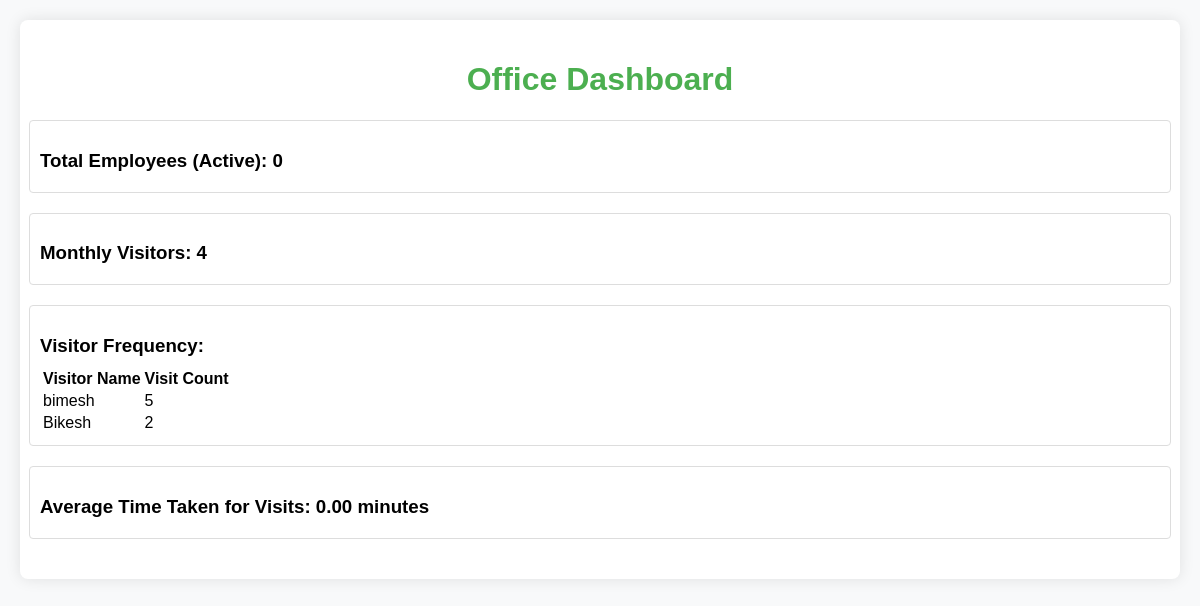
Page /dashboard/ (signed in) on the earlier database version.
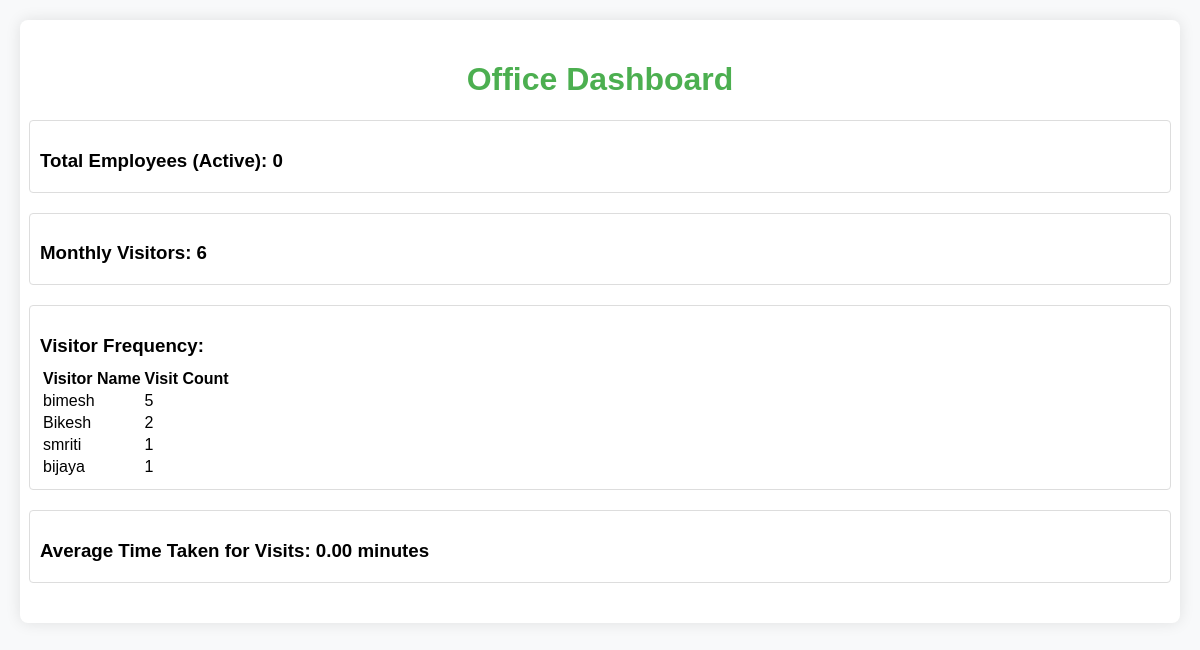
Same page on the later database version.
### visitors/models.py (models this page shows, shortened)
class Visitor(models.Model):
    name = models.CharField(max_length=100)
    email = models.EmailField()
    phone = models.CharField(max_length=15)
    date_of_visit = models.DateField()
    purpose = models.TextField(default="No purpose specified")
    contact = models.ForeignKey(
        'Contact',
        on_delete=models.CASCADE,
        default=1  # Replace 1 with an actual contact ID or create a default contact in the database
    )
    meeting_start_time = models.DateTimeField(null=True, blank=True)
    meeting_end_time = models.DateTimeField(null=True, blank=True)
    status = models.CharField(
        max_length=20,
        choices=[('Scheduled', 'Scheduled'), ('Completed', 'Completed'), ('Cancelled', 'Cancelled')],
        default='Scheduled'
    )

### visitors/views.py (the view)
# urls.py: path('dashboard/', views.dashboard, name='dashboard'),  # Dashboard URL
def dashboard(request):
    if is_admin(request.user):  # Only Admin can access the dashboard
        num_employees = Contact.objects.filter(status='Active').count()
        current_month = datetime.now().month
        monthly_visitors = Visitor.objects.filter(date_of_visit__month=current_month).count()
        visitor_frequency = Visitor.objects.values('name').annotate(visit_count=Count('name')).order_by('-visit_count')
        time_taken_for_visits = Visitor.objects.filter(meeting_start_time__isnull=False, meeting_end_time__isnull=False)
        total_time_taken = sum([(v.meeting_end_time - v.meeting_start_time).total_seconds() for v in time_taken_for_visits])
        average_time_taken = total_time_taken / len(time_taken_for_visits) if time_taken_for_visits else 0
        return render(request, "visitors/dashboard.html", {
            'num_employees': num_employees,
            'monthly_visitors': monthly_visitors,
            'visitor_frequency': visitor_frequency,
            'average_time_taken': average_time_taken / 60,  # Convert seconds to minutes
        })
    else:
        return HttpResponse("Unauthorized", status=403)  # Return a 403 for non-admin users

### visitors/models.py (called while the page is built)
    def is_admin(self):
        return self.role == 'Admin'

### visitors/views.py (called while the page is built)
def is_admin(user):
    return user.userprofile.is_admin()

### visitors/templates/visitors/dashboard.html (shortened to what this page needs)
<!DOCTYPE html>
<html lang="en">
<head>
</head>
<body>
    <div class="dashboard-container">
        <h1>Office Dashboard</h1>
        <div class="dashboard-item success">
            <h3>Total Employees (Active): {{ num_employees }}</h3>
        </div>
        <div class="dashboard-item success">
            <h3>Monthly Visitors: {{ monthly_visitors }}</h3>
        </div>
        <div class="dashboard-item">
            <h3>Visitor Frequency:</h3>
            <table>
                <tr>
                    <th>Visitor Name</th>
                    <th>Visit Count</th>
                </tr>
                {% for visitor in visitor_frequency %}
                    <tr>
                        <td>{{ visitor.name }}</td>
                        <td>{{ visitor.visit_count }}</td>
                    </tr>
                {% endfor %}
            </table>
        </div>
        <div class="dashboard-item">
            <h3>Average Time Taken for Visits: {{ average_time_taken|floatformat:2 }} minutes</h3>
        </div>
    </div>
</body>
</html>

### visitors/templates/visitors/dashboard.html (style rules this page uses)
body { font-family: Arial, sans-serif; background-color: #f8f9fa; margin: 0; padding: 0; }
.dashboard-container { display: flex; flex-direction: column; align-items: center; margin: 20px; background-color: white; border-radius: 8px; padding: 20px; box-shadow: 0 0 15px rgba(0, 0, 0, 0.1); }
.dashboard-item { margin-bottom: 20px; padding: 10px; border: 1px solid #ddd; border-radius: 4px; width: 100%; }
.dashboard-item h3 { margin-bottom: 10px; }
h1 { color: #4CAF50; }

Differences in the rows shown:
added Visitor: name "smriti", visit_count "1"
added Visitor: name "bijaya", visit_count "1"
Other differences:
{{ monthly_visitors }}: "4" → "6"
